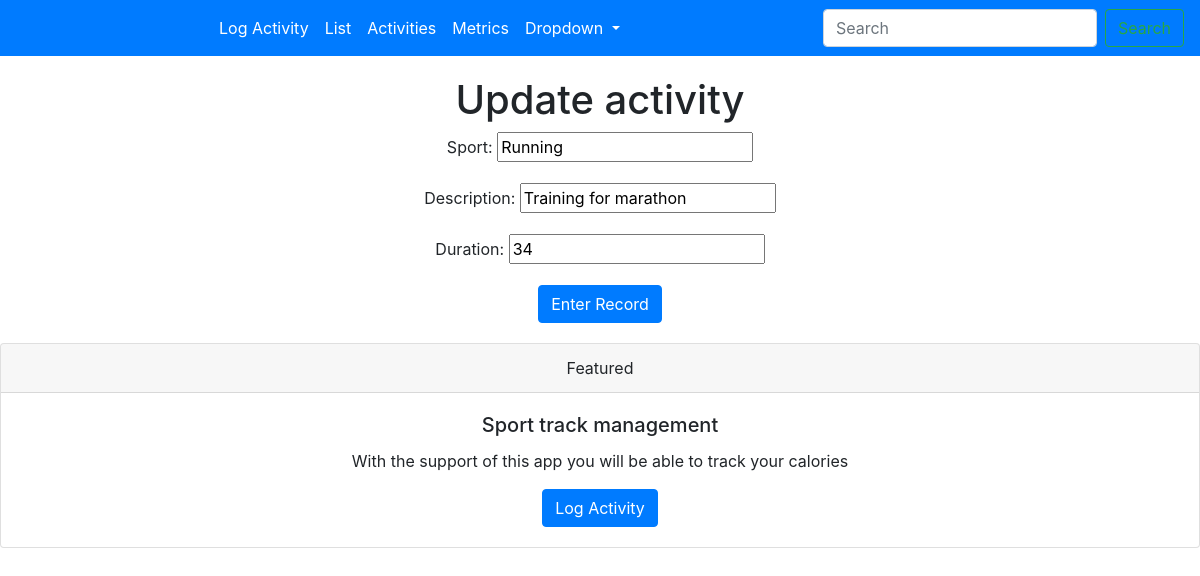
The app's page /update/2/ with its own data.
### activity/models.py (models this page shows, shortened)
class Activity(models.Model):
    description = models.CharField(max_length=256)
    sport = models.CharField(max_length=256)
    time = models.IntegerField()
    duration = models.IntegerField()
    calories = models.IntegerField()
    distance = models.IntegerField()

### activity/views.py (the view)
# urls.py: path('update/<int:pk>/', views.ActivityUpdateView.as_view(), name='update'),
class ActivityUpdateView(UpdateView):
    fields = ['sport', 'description', 'duration']
    model = models.Activity

### templates/activity/activity_form.html (shortened to what this page needs)
{% extends "base.html" %}
{% block content %}
    <div>
        {% if not form.instance.pk %}
            <h1>Log activity</h1>
        {% else %}
            <h1>Update activity</h1>
        {% endif %}
        <form class="form-group" method="post">
            {{ form.as_p }}
            <button type="submit" class="btn btn-primary">Enter Record</button>
        </form>
    </div>
{% endblock %}

### records on screen
Activity: sport "Running", description "Training for marathon", duration "34"
